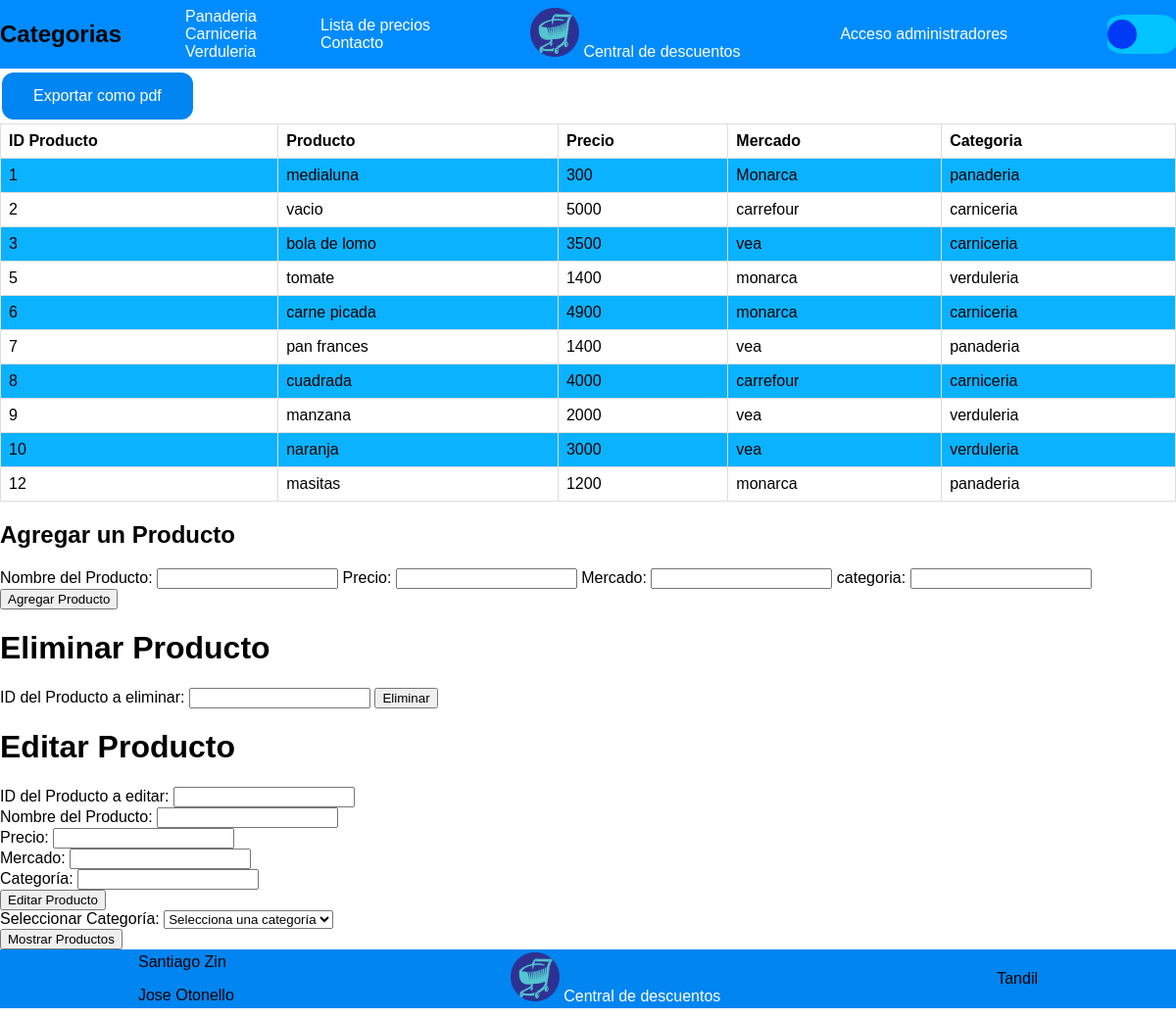
Screenshot of /agregar_producto.php with the database file from the repository.
### tables this page shows
CREATE TABLE `descuentos` (
  `Id_producto` int(11) NOT NULL,
  `producto` varchar(50) NOT NULL,
  `precio` int(11) NOT NULL,
  `mercado` varchar(50) NOT NULL,
  `categoria` varchar(60) NOT NULL,
  `imagen` varchar(500) NOT NULL
);

### agregar_producto.php (called while the page is built, shortened)
<?php
include "config.php";
include "listadeprecios.php";

### listadeprecios.php (the view, shortened to what this page needs)
<!DOCTYPE html>
<html lang="en">
<head>
    <link rel="stylesheet" href="css/style.css">
</head>
<body>
    <header id="header">
        <div>
            <nav id="header-desktop">
                <div>
                    <h1>Categorias</h1>
                </div>
                <ul>
                    <li><a href="panaderia.php">Panaderia</a></li>
                    <li><a href="carniceria.php">Carniceria</a></li>
                    <li><a href="verduleria.php">Verduleria</a></li>
                </ul>
                <ul>
                    <li><a href="listadeprecios.html">Lista de precios</a></li>
                    <li><a href="contacto.php">Contacto</a></li>
                </ul>
            </nav>
        </div>
        <div id="header-marca">
            <div id="header-marca-contenido">
                <a href="index.php">
                    <img id="marca-contenido-img" src="imagenes/logo.png" alt="logo de la empresa">
                    <span>Central de descuentos</span>
                </a>
            </div>
        </div>
        <div><a href="login.php"> Acceso administradores </a></div>
        <div id="header-tema-contenido">
            <div class="header-tema-contenido-btn" id="header-tema-contenido-btn"></div>
        </div>
    </header>
    <div id="listadeprecios">
        <div id="listadeprecios-btn">
            <button id="listadeprecios-btn-exportar">Exportar como pdf</button>
        </div>
        <?php
        include "config.php";
$sql = "SELECT id_producto, producto, precio, mercado, categoria FROM descuentos";
$result = mysqli_query($conexion, $sql);
if (mysqli_num_rows($result) > 0) {
    echo "<table>
            <tr>
                <th>ID Producto</th>
                <th>Producto</th>
                <th>Precio</th>
                <th>Mercado</th>
                <th>Categoria</th>
            </tr>";
    while ($row = mysqli_fetch_assoc($result)) {
        echo "<tr>
                <td>" . $row['id_producto'] . "</td>
                <td>" . $row['producto'] . "</td>
                <td>" . $row['precio'] . "</td>
                <td>" . $row['mercado'] . "</td>
                <td>" . $row['categoria'] . "</td>
              </tr>";
    }
    echo "</table>";
} else {
    echo "No se encontraron registros.";
}
?>
        <h2>Agregar un Producto</h2>
        <form action="agregar_producto.php" method="POST">
            <label for="producto">Nombre del Producto:</label>
            <input type="text" id="producto" name="producto" required>
            <label for="precio">Precio:</label>
            <input type="number" step="0.01" id="precio" name="precio" required>
            <label for="mercado">Mercado:</label>
            <input type="text" id="mercado" name="mercado" required>
            <label for="categoria">categoria:</label>
            <input type="text" id="categoria" name="categoria" required>
            <input type="submit" value="Agregar Producto">
        </form>
        <h1>Eliminar Producto</h1>
        <form action="eliminar_producto.php" method="POST">
            <label for="id_producto">ID del Producto a eliminar:</label>
            <input type="number" name="id_producto" id="id_producto" required>
            <button type="submit">Eliminar</button>
        </form>
        <h1>Editar Producto</h1>
    <form action="editar_producto.php" method="POST">
        <label for="id_producto">ID del Producto a editar:</label>
        <input type="number" name="id_producto" id="id_producto" required><br>
        <label for="producto">Nombre del Producto:</label>
        <input type="text" name="producto" id="producto" required><br>
        <label for="precio">Precio:</label>
        <input type="number" step="0.01" name="precio" id="precio" required><br>
        <label for="mercado">Mercado:</label>
        <input type="text" name="mercado" id="mercado" required><br>
        <label for="categoria">Categoría:</label>
        <input type="text" name="categoria" id="categoria" required><br>
        <button type="submit">Editar Producto</button>
    </form>
    <form action="mostrarXcategoria.php" method="POST">
        <label for="categoria">Seleccionar Categoría:</label>
        <select name="categoria" id="categoria" required>
            <option value="">Selecciona una categoría</option>
        </select>
        <br>
        <button type="submit">Mostrar Productos</button>
    </form>
    </div>
    <?php
    include 'template/footer.php';

### css/style.css (style rules this page uses)
body { overflow: auto; margin: 0; padding: 0; font-family: Arial, sans-serif; width: 100%; }
a { pointer-events: stroke; text-decoration: none; color: #fff; }
li { list-style: none; }
#header { display: flex; background-color: rgb(0, 140, 255); width: 100%; height: 70px; justify-content: space-between; align-items: center; }
#header-tema-contenido { width: 70px; height: 40px; background-color: rgb(0, 195, 255); display: flex; align-items: center; border-radius: 25%; }
.header-tema-contenido-btn { background-color: #003af7; border-radius: 80%; height: 30px; width: 30px; transition: transform 0.3s ease; }
#marca-contenido-img { height: 50px; width: 50px; }
#header-marca-contenido { display: flex; align-items: center; }
#header-desktop { display: none; }
@media (min-width: 600px) { #header-desktop { display: flex; flex-direction: row; align-items: center; gap: 25px; } }
button#listadeprecios-btn-exportar { background-color: #0085f1; border: none; color: white; padding: 15px 32px; text-align: center; text-decoration: none; display: inline-block; font-size: 16px; margin: 4px 2px; cursor: pointer; border-radius: 12px; transition-duration: 0.4s; margin-right: 35px; }
table { width: 100%; border-collapse: collapse; }
th, td { padding: 8px; border: 1px solid #ddd; text-align: left; }
tr:nth-child(even) { background-color: #0bb2ff; }

### rows the page displays
descuentos: Id_producto "1", producto "medialuna", precio "300", mercado "Monarca", categoria "panaderia"
descuentos: Id_producto "2", producto "vacio", precio "5000", mercado "carrefour", categoria "carniceria"
descuentos: Id_producto "3", producto "bola de lomo", precio "3500", mercado "vea", categoria "carniceria"
descuentos: Id_producto "5", producto "tomate", precio "1400", mercado "monarca", categoria "verduleria"
descuentos: Id_producto "6", producto "carne picada", precio "4900", mercado "monarca", categoria "carniceria"
descuentos: Id_producto "7", producto "pan frances", precio "1400", mercado "vea", categoria "panaderia"
descuentos: Id_producto "8", producto "cuadrada", precio "4000", mercado "carrefour", categoria "carniceria"
descuentos: Id_producto "9", producto "manzana", precio "2000", mercado "vea", categoria "verduleria"
descuentos: Id_producto "10", producto "naranja", precio "3000", mercado "vea", categoria "verduleria"
descuentos: Id_producto "12", producto "masitas", precio "1200", mercado "monarca", categoria "panaderia"
